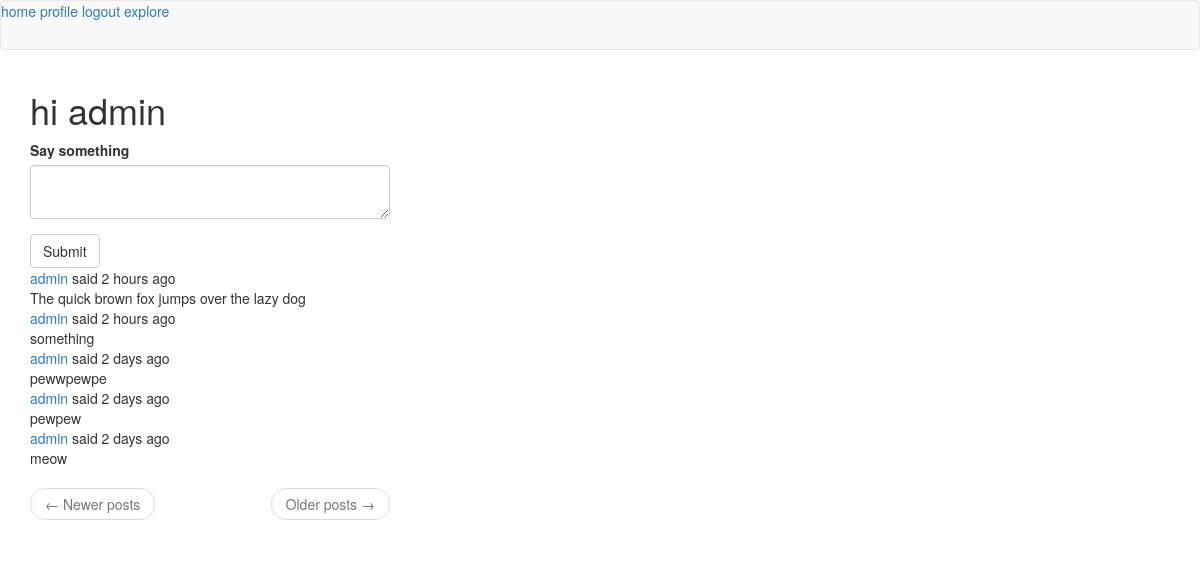
The page /index (signed in) on the database its author committed.
### app/models.py (models this page shows, shortened)
class User(UserMixin, db.Model):
	id = db.Column(db.Integer, primary_key=True)
	username = db.Column(db.String(64), index=True, unique=True)
	email = db.Column(db.String(120), index=True, unique=True)
	password_hash = db.Column(db.String(128))
	posts = db.relationship('Post', backref='author', lazy='dynamic')
	about_me = db.Column(db.String(140))
	last_seen = db.Column(db.DateTime, default=datetime.utcnow)
	followed = db.relationship(
		'User',
		secondary = followers,
		primaryjoin = (followers.c.follower_id == id),
		secondaryjoin = (followers.c.followed_id == id),
		backref = db.backref('followers', lazy='dynamic'),
		lazy = 'dynamic'
	)
	def followed_posts(self):
		followed = Post.query.join(
			followers, (followers.c.followed_id == Post.user_id)).filter(
				followers.c.follower_id == self.id)
		own = Post.query.filter_by(user_id=self.id)
		return followed.union(own).order_by(Post.timestamp.desc())
	@login.user_loader
	def load_user(id):
		return User.query.get(int(id))

class Post(db.Model):
	id = db.Column(db.Integer, primary_key=True)
	body = db.Column(db.String(140))
	timestamp = db.Column(db.DateTime, index=True, default=datetime.utcnow)
	user_id = db.Column(db.Integer, db.ForeignKey('user.id'))
	language = db.Column(db.String(5))

### app/routes.py (the view, shortened to what this page needs)
@app.route('/', methods=['GET', 'POST'])
@app.route('/index', methods=['GET', 'POST'])
@login_required
def index():
	form = PostForm()
	page = request.args.get('page', 1, type=int)
	posts = current_user.followed_posts().paginate(
		page, app.config['POSTS_PER_PAGE'], False)
	next_url = url_for('index', page=posts.next_num) \
		if posts.has_next else None
	prev_url = url_for('index', page=posts.prev_num) \
		if posts.has_prev else None
	return render_template('index.html', title='pep', form=form, posts=posts.items,
						   next_url=next_url,
						   prev_url=prev_url)

### app/forms.py
class PostForm(FlaskForm):
	post = TextAreaField(_l('Say something'), validators=[
		DataRequired(), Length(min=1, max=140)])
	submit = SubmitField(_l('Submit'))

### app/routes.py (called while the page is built)
@app.before_request
def before_request():
	if current_user.is_authenticated:
		current_user.last_seen = datetime.utcnow()
		db.session.commit()
	g.locale = str(get_locale())

### app/templates/index.html
{% extends "base.html" %}
{% import "bootstrap/wtf.html" as wtf %}|
{% block app_content %}
	<h1>{{ _('hi %(username)s', username=current_user.username) }}</h1>
	{% if form %}
	<div class="row">
		<div class="col-md-4">
			{{ wtf.quick_form(form) }}
		</div>
	</div>
	{% endif %}
	<div class="row">
		<div class="col-md-4">
			{% for post in posts %}
				{% include '_post.html' %}
			{% endfor %}
		</div>
	</div>
	<div class="row">
		<div class="col-md-4">
			<nav aria-label="...">
				<ul class="pager">
					<li class="previous{% if not prev_url %} disabled{% endif %}">
						<a href="{{ prev_url or '#' }}">
							<span aria-hidden="true">&larr;</span> {{ _('Newer posts') }}
						</a>
					</li>
					<li class="next{% if not next_url %} disabled{% endif %}">
						<a href="{{ next_url or '#' }}">
							{{ _('Older posts') }} <span aria-hidden="true">&rarr;</span>
						</a>
					</li>
				</ul>
			</nav>
		</div>
	</div>
{% endblock %}

### app/templates/_post.html (shortened to what this page needs)
<table>
	<tr>
		<td>
		{{ _('%(username)s said %(when)s', username=user_link, when=moment(post.timestamp).fromNow()) }}
		<br>
		<span id="post{{ post.id}}">{{ post.body }}</span>
		</td>
	</tr>
</table>

### rows shown on the page
Post: body "The quick brown fox jumps over the lazy dog"
Post: body "something"
Post: body "pewwpewpe"
Post: body "pewpew"
Post: body "meow"
